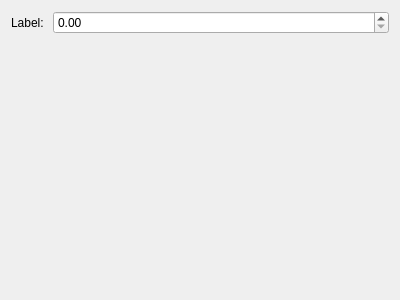
<?xml version="1.0" encoding="UTF-8"?>
<ui version="4.0">
 <class>DoubleWidget</class>
 <widget class="QWidget" name="DoubleWidget">
  <property name="geometry">
   <rect>
    <x>0</x>
    <y>0</y>
    <width>400</width>
    <height>300</height>
   </rect>
  </property>
  <property name="windowTitle">
   <string>Form</string>
  </property>
  <layout class="QFormLayout" name="formLayout">
   <item row="0" column="0">
    <widget class="QLabel" name="label">
     <property name="text">
      <string>Label: </string>
     </property>
    </widget>
   </item>
   <item row="0" column="1">
    <widget class="QDoubleSpinBox" name="doubleSpinBox"/>
   </item>
  </layout>
 </widget>
 <resources/>
 <connections/>
</ui>
